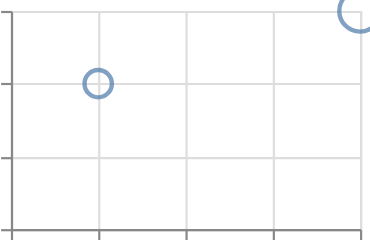

Describe this chart as a Vega-Lite specification.
### Vega-Lite specification from a JSON file in a GitHub repository (floating-point values rounded to 4 significant figures)
{"$schema": "https://vega.github.io/schema/vega-lite/v6.json", "padding": 5, "autosize": "none", "data": {"values": [{"c": "A", "x": 1, "y": 2, "s": 3, "t": "2024-01-01"}, {"c": "B", "x": 2, "y": null, "s": 5, "t": "2024-02-01"}, {"c": "C", "x": 3, "y": 4, "s": null, "t": "2024-03-01"}, {"c": "D", "x": 4, "y": 3, "s": 7, "t": "2024-04-01"}]}, "width": 160, "height": 100, "mark": {"type": "point", "invalid": "break-paths-filter-domains"}, "encoding": {"x": {"field": "x", "type": "quantitative"}, "y": {"field": "y", "type": "quantitative"}, "size": {"field": "s", "type": "quantitative"}}}
